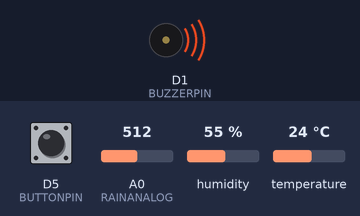
A sketch run on a simulated ESP8266 (NodeMCU). On the bench: buzzer (waves = sounding). The inputs (shaded band) are chosen by the test bench; at power-on: A0 (RAINANALOG) = 512, D5 (BUTTONPIN) LOW, humidity 55 %, temperature 24 °C. WiFi joins after 1.5 s; servers stay silent unless stated; no MQTT or app messages arrive unless stated; what the sketch prints to the serial monitor is not drawn.

Above: at 2.7 s.
2.8 s: A0 (RAINANALOG) set to 789
11.5 s: A0 (RAINANALOG) set to 809
At 12.9 s:
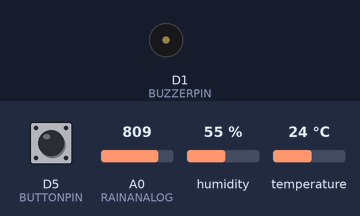
23.7 s: A0 (RAINANALOG) set to 790
At 24.7 s:
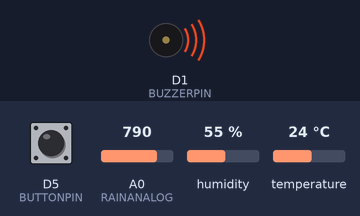
25.4 s: A0 (RAINANALOG) set to 810
At 27.1 s:
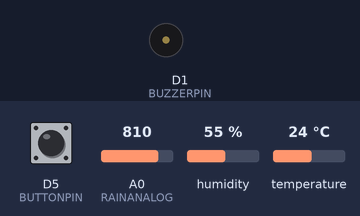
Timing chart, 0 to 27.9 s (numbered marks = the images above; inputs shaded):
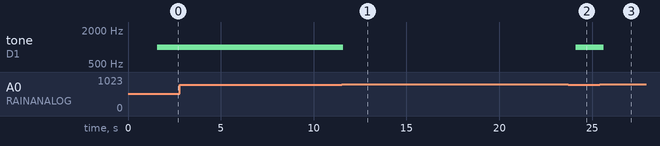

The sketch:

smart_rain_analog.ino
```cpp
#include <ESP8266WiFi.h>
#include <DHT.h>
#include <PubSubClient.h>

const char* ssid = "";
const char* password = "";
const char* mqtt_server = "IP_SERVER";
const int mqtt_port = 1883;
const char* token = "";


#define BUZZERPIN D1
#define DHTPIN D4
#define BUTTONPIN D5
#define RAINANALOG A0

#define DHTTYPE DHT22
DHT dht(DHTPIN, DHTTYPE);

WiFiClient espClient;
PubSubClient client(espClient);

bool alarmDimatikan = false;
bool buzzerSedangBunyi = false;
unsigned long waktuKirimTerakhir = 0;

void setup_wifi(){
  delay(10);
  Serial.println("\n=========================================");
  Serial.print("Menghubungkan ke Wi-Fi: ");
  Serial.println(ssid);

  WiFi.begin(ssid, password);
  while(WiFi.status() != WL_CONNECTED){
    delay(500);
    Serial.print(".");
  }
  Serial.println("\n[SUKSES] Wi-Fi Terhubung!");
  Serial.print("IP Address Server Lokal: ");
  Serial.println(WiFi.localIP());
}

void reconnect(){
  while(!client.connected()){
    Serial.print("Menghubungkan ke AWS MQTT Broker...");
    // Mencoba terhubung dengan Client ID bebas, dan Username diisi Token ThingsBoard
    if (client.connect("ESP8266_Kelompok5", token, "")) {
      Serial.println(" [BERHASIL CONNECT!]");
    } else {
      Serial.print(" [GAGAL], Kode Error rc=");
      Serial.print(client.state());
      Serial.println(" -> Mencoba ulang dalam 5 detik...");
      delay(5000);
    }
  }
}

void setup() {
  Serial.begin(115200);
  Serial.println("Inisialisasi Sistem Monitoring Cuaca Kelompok 5...");

  dht.begin();
  pinMode(BUTTONPIN, INPUT);
  pinMode(BUZZERPIN, OUTPUT);
  digitalWrite(BUZZERPIN, LOW); // Pastikan buzzer mati saat pertama dinyalakan

  setup_wifi();
  client.setServer(mqtt_server, mqtt_port);
  client.setBufferSize(512);
}

void loop() {
  if(!client.connected()){
    reconnect();
  }
  client.loop();

  int nilaiHujan = analogRead(RAINANALOG);
  int statusTombol = digitalRead(BUTTONPIN);

  if(statusTombol == HIGH){
    alarmDimatikan = true;
    Serial.println("Tombol ditekan: Alarm hujan dimute sementara!");
    delay(300);
  }

  if(nilaiHujan < 800){
    if(alarmDimatikan == false){
      tone(BUZZERPIN, 1000);
      buzzerSedangBunyi = true;
    } else {
      noTone(BUZZERPIN);
    }
  } else {
    noTone(BUZZERPIN);
    alarmDimatikan = false;
    buzzerSedangBunyi = false;
  }

  // Pengiriman data berkala 10 detik
  if(millis() - waktuKirimTerakhir > 10000){
    waktuKirimTerakhir = millis();

    float suhu = dht.readTemperature();
    float kelembaban = dht.readHumidity();

    String statusHujanTekstual = "Tidak diketahui"; // Dideklarasikan di luar scope "if" DHT

    if(!isnan(suhu) && !isnan(kelembaban)){
      if (nilaiHujan >= 800) {
        statusHujanTekstual = "Cerah / Kering";
      }
      else if (nilaiHujan >= 600 && nilaiHujan < 800) {
        statusHujanTekstual = "Hujan Ringan / Gerimis";
      }
      else if (nilaiHujan >= 350 && nilaiHujan < 600) {
        statusHujanTekstual = "Hujan Sedang";
      }
      else {
        statusHujanTekstual = "Hujan Lebat / Deras";
      }

      Serial.println("\n--- DATA SENSOR TERBARU ---");
      Serial.print("Suhu: "); Serial.print(suhu); Serial.println(" °C");
      Serial.print("Kelembaban: "); Serial.print(kelembaban); Serial.println(" %");
      Serial.print("Nilai Mentah Hujan (Analog): "); Serial.println(nilaiHujan);
      Serial.print("Status Teks di Cloud: "); Serial.println(statusHujanTekstual);

      // Menyusun JSON Payload
      String payload = "{";
      payload += "\"suhu\":"; payload += suhu; payload += ",";
      payload += "\"kelembaban\":"; payload += kelembaban; payload += ",";
      payload += "\"nilai_hujan\":"; payload += nilaiHujan; payload += ",";
      payload += "\"status_hujan\":\""; payload += statusHujanTekstual; payload += "\"";
      payload += "}";

      Serial.println("Mengirimkan data ke AWS Cloud ThingsBoard...");
      Serial.println("Mengirimkan data ke AWS Cloud ThingsBoard...");
      if (client.publish("v1/devices/me/telemetry", payload.c_str())) {
          Serial.println("[SUKSES] Data terkirim!");
      } else {
          Serial.println("[GAGAL] Data tidak tersampaikan, koneksi mungkin putus.");
      }
    }
    else {
      Serial.println("[ERROR] Gagal membaca sensor DHT22! Periksa perkabelan Pin D4.");
    }
  }
  delay(500);
}
```

Measured:
- the behaviour switches between 799 and 800 on A0 (RAINANALOG) (found by bisection; images 0 and 1)
- after the input at 2.8 s, every drawn part: stays the same
- after the input at 11.5 s, tone on D1 (BUZZERPIN): 1000 Hz → silent after 0.10 s
- after the input at 23.7 s, tone on D1 (BUZZERPIN): silent → 1000 Hz after 0.42 s
- after the input at 25.4 s, tone on D1 (BUZZERPIN): 1000 Hz → silent after 0.23 s
